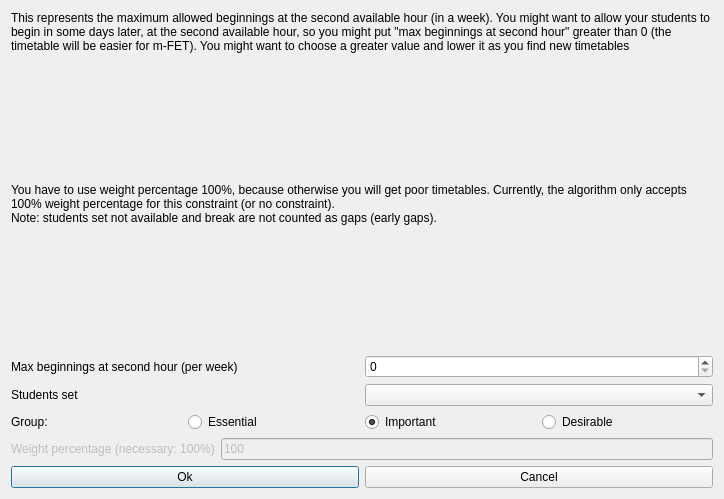
<?xml version="1.0" encoding="UTF-8"?>
<ui version="4.0">
 <class>ModifyConstraintStudentsSetEarlyMaxBeginningsAtSecondHourForm_template</class>
 <widget class="QDialog" name="ModifyConstraintStudentsSetEarlyMaxBeginningsAtSecondHourForm_template">
  <property name="geometry">
   <rect>
    <x>0</x>
    <y>0</y>
    <width>724</width>
    <height>499</height>
   </rect>
  </property>
  <property name="windowTitle">
   <string extracomment="This is the title of the dialog to modify a constraint of this type">Modify students set early max beginnings at second hour</string>
  </property>
  <layout class="QVBoxLayout" name="verticalLayout">
   <item>
    <widget class="QLabel" name="weightTextLabel_2_2">
     <property name="sizePolicy">
      <sizepolicy hsizetype="Minimum" vsizetype="Minimum">
       <horstretch>0</horstretch>
       <verstretch>0</verstretch>
      </sizepolicy>
     </property>
     <property name="frameShape">
      <enum>QFrame::NoFrame</enum>
     </property>
     <property name="frameShadow">
      <enum>QFrame::Plain</enum>
     </property>
     <property name="text">
      <string>This represents the maximum allowed beginnings at the second available hour (in a week). You might want to allow your students to begin in some days later, at the second available hour, so you might put &quot;max beginnings at second hour&quot; greater than 0 (the timetable will be easier for m-FET). You might want to choose a greater value and lower it as you find new timetables</string>
     </property>
     <property name="wordWrap">
      <bool>true</bool>
     </property>
    </widget>
   </item>
   <item>
    <spacer name="spacer20_2">
     <property name="orientation">
      <enum>Qt::Vertical</enum>
     </property>
     <property name="sizeType">
      <enum>QSizePolicy::Expanding</enum>
     </property>
     <property name="sizeHint" stdset="0">
      <size>
       <width>20</width>
       <height>16</height>
      </size>
     </property>
    </spacer>
   </item>
   <item>
    <widget class="QLabel" name="weightTextLabel_2">
     <property name="sizePolicy">
      <sizepolicy hsizetype="Minimum" vsizetype="Minimum">
       <horstretch>0</horstretch>
       <verstretch>0</verstretch>
      </sizepolicy>
     </property>
     <property name="frameShape">
      <enum>QFrame::NoFrame</enum>
     </property>
     <property name="frameShadow">
      <enum>QFrame::Plain</enum>
     </property>
     <property name="text">
      <string>You have to use weight percentage 100%, because otherwise you will get poor timetables. Currently, the algorithm only accepts 100% weight percentage for this constraint (or no constraint).
Note: students set not available and break are not counted as gaps (early gaps).</string>
     </property>
     <property name="wordWrap">
      <bool>true</bool>
     </property>
    </widget>
   </item>
   <item>
    <spacer name="spacer20">
     <property name="orientation">
      <enum>Qt::Vertical</enum>
     </property>
     <property name="sizeType">
      <enum>QSizePolicy::Expanding</enum>
     </property>
     <property name="sizeHint" stdset="0">
      <size>
       <width>20</width>
       <height>16</height>
      </size>
     </property>
    </spacer>
   </item>
   <item>
    <layout class="QHBoxLayout" name="horizontalLayout">
     <item>
      <widget class="QLabel" name="maxBeginningsTextLabel">
       <property name="frameShape">
        <enum>QFrame::NoFrame</enum>
       </property>
       <property name="frameShadow">
        <enum>QFrame::Plain</enum>
       </property>
       <property name="text">
        <string>Max beginnings at second hour (per week)</string>
       </property>
       <property name="wordWrap">
        <bool>false</bool>
       </property>
      </widget>
     </item>
     <item>
      <widget class="QSpinBox" name="maxBeginningsSpinBox"/>
     </item>
    </layout>
   </item>
   <item>
    <layout class="QHBoxLayout" name="horizontalLayout_2">
     <item>
      <widget class="QLabel" name="studentsTextLabel">
       <property name="frameShape">
        <enum>QFrame::NoFrame</enum>
       </property>
       <property name="frameShadow">
        <enum>QFrame::Plain</enum>
       </property>
       <property name="text">
        <string>Students set</string>
       </property>
       <property name="wordWrap">
        <bool>false</bool>
       </property>
      </widget>
     </item>
     <item>
      <widget class="QComboBox" name="studentsComboBox">
       <property name="editable">
        <bool>false</bool>
       </property>
       <property name="insertPolicy">
        <enum>QComboBox::NoInsert</enum>
       </property>
       <property name="autoCompletion">
        <bool>false</bool>
       </property>
       <property name="duplicatesEnabled">
        <bool>false</bool>
       </property>
      </widget>
     </item>
    </layout>
   </item>
   <item>
    <layout class="QHBoxLayout" name="horizontalLayout_4">
     <item>
      <widget class="QLabel" name="groupTextLabel">
       <property name="text">
        <string>Group:</string>
       </property>
      </widget>
     </item>
     <item>
      <widget class="QRadioButton" name="essentialRadioButton">
       <property name="text">
        <string>Essential</string>
       </property>
      </widget>
     </item>
     <item>
      <widget class="QRadioButton" name="importantRadioButton">
       <property name="text">
        <string>Important</string>
       </property>
       <property name="checked">
        <bool>true</bool>
       </property>
      </widget>
     </item>
     <item>
      <widget class="QRadioButton" name="desirableRadioButton">
       <property name="text">
        <string>Desirable</string>
       </property>
      </widget>
     </item>
    </layout>
   </item>
   <item>
    <layout class="QHBoxLayout" name="horizontalLayout_3">
     <item>
      <widget class="QLabel" name="weightTextLabel">
       <property name="enabled">
        <bool>false</bool>
       </property>
       <property name="frameShape">
        <enum>QFrame::NoFrame</enum>
       </property>
       <property name="frameShadow">
        <enum>QFrame::Plain</enum>
       </property>
       <property name="text">
        <string>Weight percentage (necessary: 100%)</string>
       </property>
       <property name="wordWrap">
        <bool>false</bool>
       </property>
      </widget>
     </item>
     <item>
      <widget class="QLineEdit" name="weightLineEdit">
       <property name="enabled">
        <bool>false</bool>
       </property>
       <property name="text">
        <string notr="true">100</string>
       </property>
      </widget>
     </item>
    </layout>
   </item>
   <item>
    <layout class="QHBoxLayout">
     <item>
      <widget class="QPushButton" name="okPushButton">
       <property name="text">
        <string>Ok</string>
       </property>
      </widget>
     </item>
     <item>
      <widget class="QPushButton" name="cancelPushButton">
       <property name="text">
        <string>Cancel</string>
       </property>
      </widget>
     </item>
    </layout>
   </item>
  </layout>
 </widget>
 <layoutdefault spacing="6" margin="11"/>
 <resources/>
 <connections/>
</ui>
